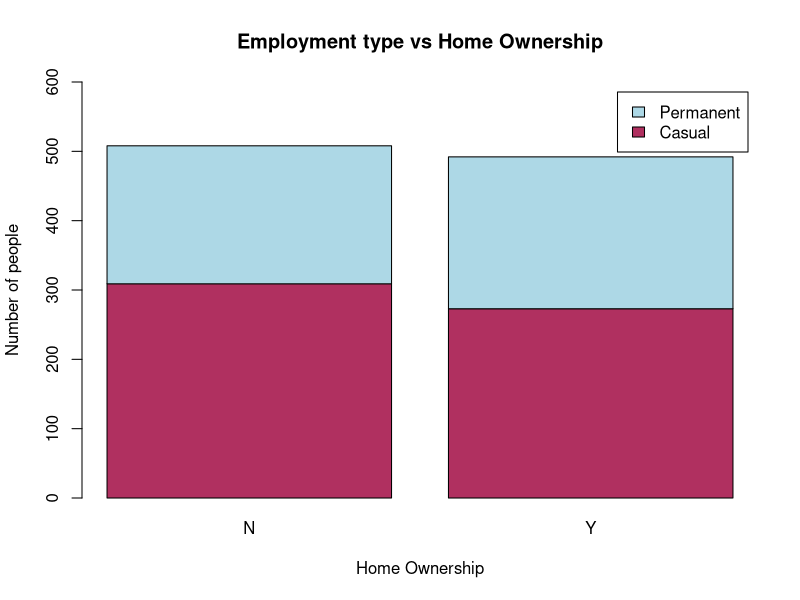

R code for this plot:
data <- read.csv("data.csv")

employment <- aggregate(data$C_MonthlyFamilyIncome,by = list(data$C_HomeOwnershipStatus), FUN = mean)
employment

tableemploy <- table(data$C_EmploymentType, data$C_HomeOwnershipStatus)
tableemploy

barplot(tableemploy, ylim = c(0,600), xlab = "Home Ownership", 
        ylab = "Number of people", legend = c("Casual","Permanent"), 
        main = "Employment type vs Home Ownership", col = c("maroon","lightblue"))

        
        
        